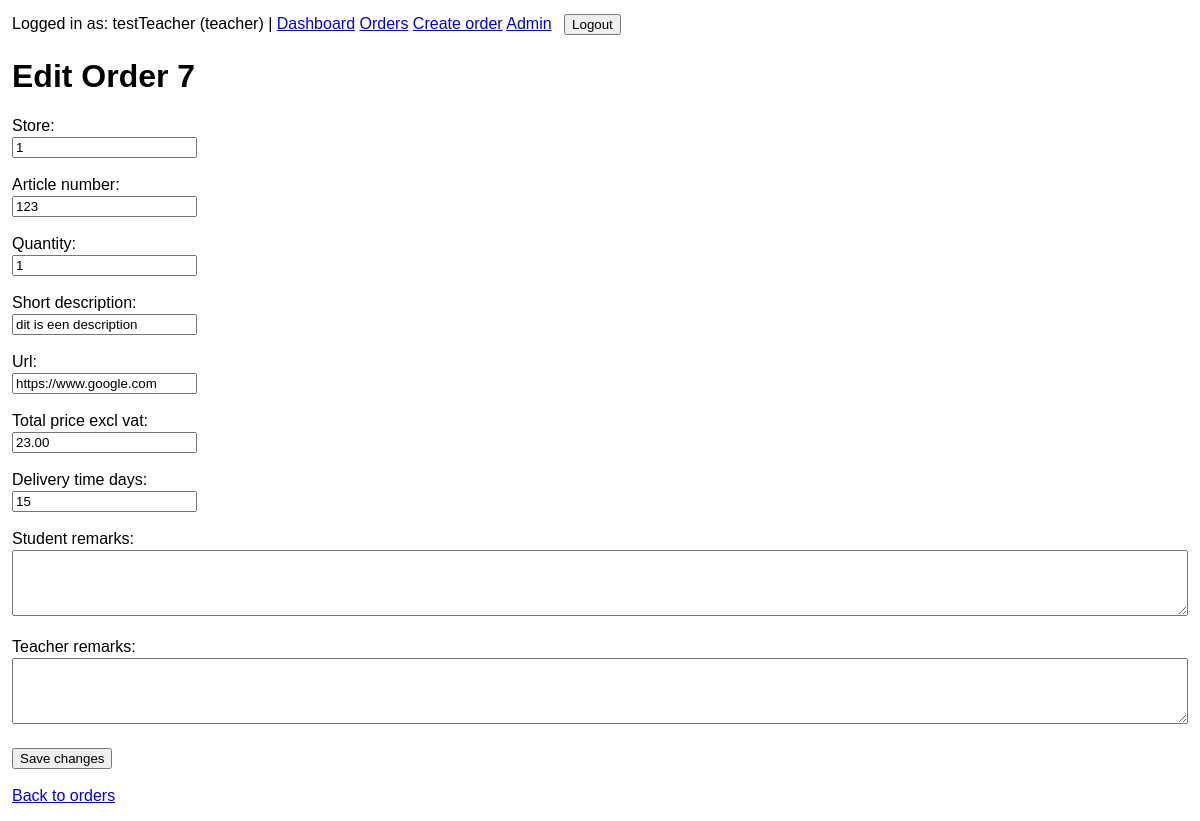
The app's page /orders/7/edit/ (signed in) with its own data.
### accounts/models.py (models this page shows, shortened)
class User(AbstractUser):
    ROLE_ADMIN = "admin"
    ROLE_TEACHER = "teacher"
    ROLE_STUDENT = "student"
    ROLE_CHOICES = [
        (ROLE_ADMIN, "Admin"),
        (ROLE_TEACHER, "Teacher"),
        (ROLE_STUDENT, "Student"),
    ]
    email = models.EmailField(unique=True)
    name = models.CharField(max_length=255)
    role = models.CharField(max_length=20, choices=ROLE_CHOICES, default=ROLE_STUDENT)
    USERNAME_FIELD = "email"
    REQUIRED_FIELDS = ["username", "name"]

### orders/models.py (models this page shows, shortened)
class Order(models.Model):
    ORDER_TYPE_STUDENT = "student_order"
    ORDER_TYPE_TEACHER = "teacher_order"
    ORDER_TYPE_CHOICES = [
        (ORDER_TYPE_STUDENT, "Student order"),
        (ORDER_TYPE_TEACHER, "Teacher order"),
    ]
    STATUS_DRAFT = "draft"
    STATUS_SUBMITTED = "submitted"
    STATUS_APPROVED = "approved"
    STATUS_REJECTED = "rejected"
    STATUS_REWORK = "rework"
    STATUS_CHOICES = [
        (STATUS_DRAFT, "Draft"),
        (STATUS_SUBMITTED, "Submitted"),
        (STATUS_APPROVED, "Approved"),
        (STATUS_REJECTED, "Rejected"),
        (STATUS_REWORK, "Needs rework"),
    ]
    user = models.ForeignKey(
        settings.AUTH_USER_MODEL,
        on_delete=models.CASCADE,
        related_name="orders",
    )
    order_type = models.CharField(max_length=20, choices=ORDER_TYPE_CHOICES)
    store = models.CharField(max_length=255)
    article_number = models.CharField(max_length=100, blank=True)
    ordernumber = models.CharField(
        max_length=100,
        blank=True,
        db_index=True,
        help_text="ERP order number",
    )
    quantity = models.PositiveIntegerField(default=1)
    status = models.CharField(max_length=20, choices=STATUS_CHOICES, default=STATUS_DRAFT)
    decision_reason = models.TextField(blank=True)
    created_at = models.DateTimeField(auto_now_add=True)
    short_description = models.CharField(max_length=255)
    url = models.URLField(blank=True)
    total_price_excl_vat = models.DecimalField(max_digits=10, decimal_places=2, null=True, blank=True)
    delivery_time_days = models.PositiveIntegerField(null=True, blank=True)
    purchase_request_number = models.CharField(max_length=100, blank=True)
    finance_order_date = models.DateField(null=True, blank=True)
    shipped_date = models.DateField(null=True, blank=True)
    received_date = models.DateField(null=True, blank=True)
    student_remarks = models.TextField(blank=True)
    teacher_remarks = models.TextField(blank=True)
    decided_by = models.ForeignKey(
        settings.AUTH_USER_MODEL,
        on_delete=models.SET_NULL,
        null=True,
        blank=True,
        related_name="decided_orders",
    )
    decided_at = models.DateTimeField(null=True, blank=True)
    class Meta:
        ordering = ["-created_at"]

### orders/views.py (the view)
# urls.py: path("orders/<int:order_id>/edit/", order_edit, name="order_edit"),
@login_required
def order_edit(request, order_id):
    order = get_object_or_404(
        Order.objects.select_related("user", "decided_by"),
        pk=order_id,
    )
    if not user_can_view_order(request.user, order):
        raise Http404("You do not have permission to view this order.")
    if not user_can_edit_order(request.user, order):
        raise Http404("You do not have permission to edit this order.")
    if request.method == "POST":
        form = OrderEditForm(request.POST, instance=order, user=request.user)
        if form.is_valid():
            form.save()
            messages.success(request, f"Order {order.id} was updated successfully.")
            return redirect("orders:order_list")
    else:
        form = OrderEditForm(instance=order, user=request.user)
    context = {
        "form": form,
        "order": order,
        "page_title": f"Edit Order {order.id}",
        "submit_label": "Save changes",
    }
    return render(request, "orders/order_form.html", context)

### orders/forms.py
class OrderEditForm(OrderBaseForm):
    pass

### orders/views.py (called while the page is built, shortened)
def user_can_view_order(user, order):
    if user.role == User.ROLE_ADMIN:
        return True
    if order.user_id == user.id:
        return True

def user_can_edit_order(user, order):
    if user.role == User.ROLE_ADMIN:
        return True
    if order.user_id != user.id:
        return False
    if order.status in [Order.STATUS_APPROVED, Order.STATUS_REJECTED]:
        return False
    return True

### templates/orders/order_form.html (shortened to what this page needs)
{% extends "base.html" %}
{% block content %}
    <h1>{{ page_title }}</h1>
    <div class="card">
        <form method="post">
            {% for field in form %}
                <p>
                    {{ field.label_tag }}<br>
                    {{ field }}
                </p>
            {% endfor %}
            <button type="submit">{{ submit_label }}</button>
        </form>
    </div>
    <p>
        <a href="{% url 'orders:order_list' %}">Back to orders</a>
    </p>
{% endblock %}

### templates/base.html (shortened to what this page needs)
<!DOCTYPE html>
<html lang="en">
<head>
</head>
<body>
    <div class="top-nav">
        {% if user.is_authenticated %}
            Logged in as: {{ user.name }} ({{ user.role }})
            |
            <a href="{% url 'orders:dashboard' %}">Dashboard</a>
            <a href="{% url 'orders:order_list' %}">Orders</a>
            <a href="{% url 'orders:order_create' %}">Create order</a>
            <a href="/admin/">Admin</a>
            <form method="post" action="{% url 'logout' %}">
                <button type="submit">Logout</button>
            </form>
        {% else %}
            <a href="{% url 'login' %}">Login</a>
        {% endif %}
    </div>
    {% block content %}{% endblock %}
</body>
</html>

### templates/base.html (style rules this page uses)
body { font-family: Arial, sans-serif; margin: 12px; }
form { margin-bottom: 12px; }
input, select, textarea, button { margin: 2px 0; }
textarea { width: 100%; box-sizing: border-box; }
.top-nav { margin-bottom: 16px; }
.top-nav form { display: inline; margin-left: 8px; }

### records on screen
User: name "testTeacher", role "teacher"
Order: form "1" "123" "1" "dit is een description" "https://www.google.com" "23.00" "15"

### other values on screen
{{ page_title }} "Edit Order 7"
{{ field.label_tag }} "Store:" "Article number:" "Quantity:" "Short description:" "Url:" "Total price excl vat:" "Delivery time days:" "Student remarks:" "Teacher remarks:"
{{ submit_label }} "Save changes"
